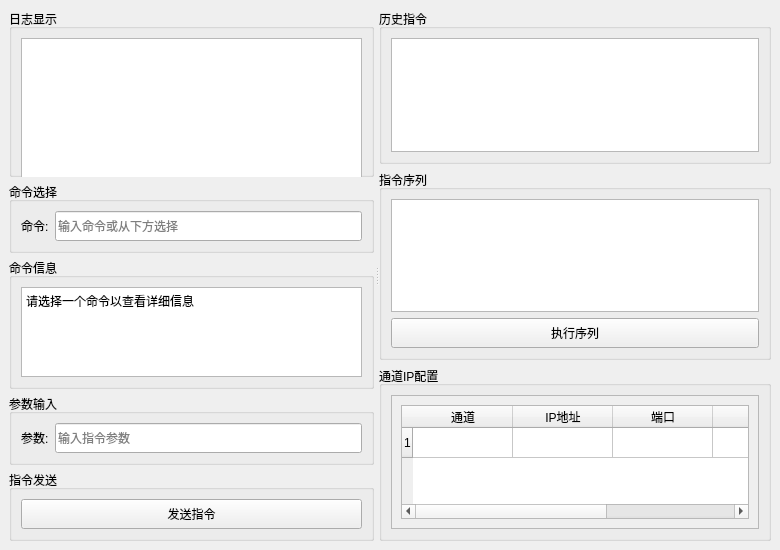
<?xml version="1.0" encoding="UTF-8"?>
<ui version="4.0">
 <class>MainWindow</class>
 <widget class="QMainWindow" name="MainWindow">
  <property name="geometry">
   <rect>
    <x>0</x>
    <y>0</y>
    <width>780</width>
    <height>550</height>
   </rect>
  </property>
  <property name="minimumSize">
   <size>
    <width>780</width>
    <height>550</height>
   </size>
  </property>
  <property name="windowTitle">
   <string>MIX-debug v1.6 by:zjx</string>
  </property>
  <widget class="QWidget" name="centralWidget">
   <layout class="QVBoxLayout" name="verticalLayout">
    <item>
     <widget class="QSplitter" name="mainSplitter">
      <property name="orientation">
       <enum>Qt::Horizontal</enum>
      </property>
      <property name="handleWidth">
       <number>5</number>
      </property>
      <widget class="QWidget" name="leftWidget">
       <layout class="QVBoxLayout" name="leftLayout">
        <property name="spacing">
         <number>5</number>
        </property>
        <item>
         <widget class="QGroupBox" name="logGroup">
          <property name="title">
           <string>日志显示</string>
          </property>
          <layout class="QVBoxLayout" name="logLayout">
           <item>
            <widget class="QTextEdit" name="logText">
             <property name="minimumSize">
              <size>
               <width>0</width>
               <height>200</height>
              </size>
             </property>
             <property name="readOnly">
              <bool>true</bool>
             </property>
            </widget>
           </item>
          </layout>
         </widget>
        </item>
        <item>
         <widget class="QGroupBox" name="cmdSelectGroup">
          <property name="title">
           <string>命令选择</string>
          </property>
          <layout class="QVBoxLayout" name="cmdSelectLayout">
           <item>
            <layout class="QHBoxLayout" name="inputLayout">
             <item>
              <widget class="QLabel" name="label">
               <property name="text">
                <string>命令:</string>
               </property>
              </widget>
             </item>
             <item>
              <widget class="QLineEdit" name="cmdInput">
               <property name="minimumSize">
                <size>
                 <width>0</width>
                 <height>30</height>
                </size>
               </property>
               <property name="placeholderText">
                <string>输入命令或从下方选择</string>
               </property>
              </widget>
             </item>
            </layout>
           </item>
          </layout>
         </widget>
        </item>
        <item>
         <widget class="QGroupBox" name="cmdInfoGroup">
          <property name="title">
           <string>命令信息</string>
          </property>
          <layout class="QVBoxLayout" name="cmdInfoLayout">
           <item>
            <widget class="QTextEdit" name="cmdInfoText">
             <property name="minimumSize">
              <size>
               <width>0</width>
               <height>90</height>
              </size>
             </property>
             <property name="readOnly">
              <bool>true</bool>
             </property>
             <property name="plainText">
              <string>请选择一个命令以查看详细信息</string>
             </property>
            </widget>
           </item>
          </layout>
         </widget>
        </item>
        <item>
         <widget class="QGroupBox" name="paramGroup">
          <property name="title">
           <string>参数输入</string>
          </property>
          <layout class="QHBoxLayout" name="paramLayout">
           <item>
            <widget class="QLabel" name="label_2">
             <property name="text">
              <string>参数:</string>
             </property>
            </widget>
           </item>
           <item>
            <widget class="QLineEdit" name="paramInput">
             <property name="minimumSize">
              <size>
               <width>0</width>
               <height>30</height>
              </size>
             </property>
             <property name="placeholderText">
              <string>输入指令参数</string>
             </property>
            </widget>
           </item>
          </layout>
         </widget>
        </item>
        <item>
         <widget class="QGroupBox" name="cmdGroup">
          <property name="title">
           <string>指令发送</string>
          </property>
          <layout class="QHBoxLayout" name="cmdLayout">
           <item>
            <widget class="QPushButton" name="sendCmdButton">
             <property name="minimumSize">
              <size>
               <width>0</width>
               <height>30</height>
              </size>
             </property>
             <property name="text">
              <string>发送指令</string>
             </property>
            </widget>
           </item>
          </layout>
         </widget>
        </item>
       </layout>
      </widget>
      <widget class="QWidget" name="rightWidget">
       <layout class="QVBoxLayout" name="rightLayout">
        <item>
         <widget class="QGroupBox" name="historyGroup">
          <property name="title">
           <string>历史指令</string>
          </property>
          <layout class="QVBoxLayout" name="historyLayout">
           <item>
            <widget class="QListWidget" name="historyList">
             <property name="minimumSize">
              <size>
               <width>0</width>
               <height>100</height>
              </size>
             </property>
            </widget>
           </item>
          </layout>
         </widget>
        </item>
        <item>
         <widget class="QGroupBox" name="sequenceGroup">
          <property name="title">
           <string>指令序列</string>
          </property>
          <layout class="QVBoxLayout" name="sequenceLayout">
           <item>
            <widget class="QListWidget" name="sequenceList">
             <property name="minimumSize">
              <size>
               <width>0</width>
               <height>100</height>
              </size>
             </property>
            </widget>
           </item>
           <item>
            <layout class="QHBoxLayout" name="sequenceButtonsLayout">
             <item>
              <widget class="QPushButton" name="executeSequenceButton">
               <property name="minimumSize">
                <size>
                 <width>0</width>
                 <height>30</height>
                </size>
               </property>
               <property name="text">
                <string>执行序列</string>
               </property>
              </widget>
             </item>
            </layout>
           </item>
          </layout>
         </widget>
        </item>
        <item>
         <widget class="QGroupBox" name="ipGroup">
          <property name="title">
           <string>通道IP配置</string>
          </property>
          <layout class="QVBoxLayout" name="ipLayout">
           <item>
            <widget class="QScrollArea" name="scrollArea">
             <property name="widgetResizable">
              <bool>true</bool>
             </property>
             <widget class="QWidget" name="scrollAreaWidgetContents">
              <property name="geometry">
               <rect>
                <x>0</x>
                <y>0</y>
                <width>365</width>
                <height>133</height>
               </rect>
              </property>
              <layout class="QVBoxLayout" name="scrollLayout">
               <item>
                <widget class="QTableWidget" name="ipTable">
                 <property name="editTriggers">
                  <set>QAbstractItemView::DoubleClicked</set>
                 </property>
                 <property name="selectionMode">
                  <enum>QAbstractItemView::MultiSelection</enum>
                 </property>
                 <property name="selectionBehavior">
                  <enum>QAbstractItemView::SelectRows</enum>
                 </property>
                 <property name="rowCount">
                  <number>1</number>
                 </property>
                 <property name="columnCount">
                  <number>5</number>
                 </property>
                 <row/>
                 <column>
                  <property name="text">
                   <string>通道</string>
                  </property>
                 </column>
                 <column>
                  <property name="text">
                   <string>IP地址</string>
                  </property>
                 </column>
                 <column>
                  <property name="text">
                   <string>端口</string>
                  </property>
                 </column>
                 <column>
                  <property name="text">
                   <string>状态</string>
                  </property>
                 </column>
                 <column>
                  <property name="text">
                   <string>操作</string>
                  </property>
                 </column>
                </widget>
               </item>
              </layout>
             </widget>
            </widget>
           </item>
          </layout>
         </widget>
        </item>
       </layout>
      </widget>
     </widget>
    </item>
   </layout>
  </widget>
 </widget>
 <resources/>
 <connections/>
</ui>
